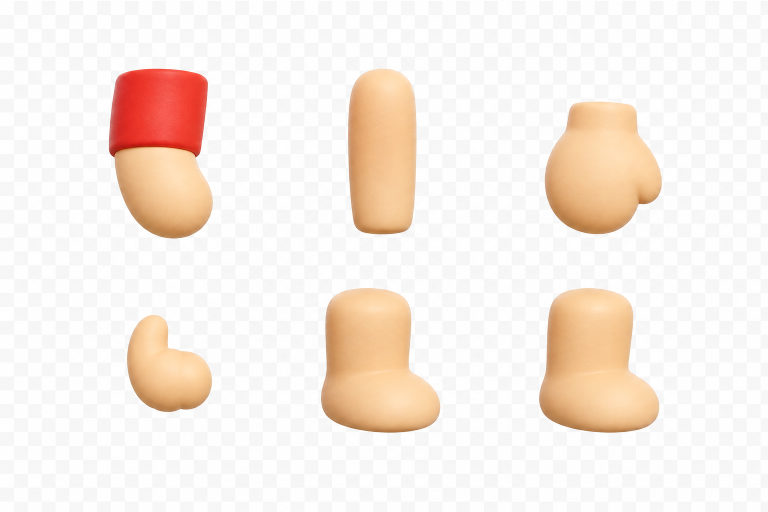
#> input picture artwork/shu-motion/source/limb-sheet.png, 1536 x 1024 px (shown at 1/2 size)
$ python import-layers.py
#> lines starting #> are read from the running program, lines starting #| are printed output that depends on the picture
#!/usr/bin/env python3
"""Import the generated toy component sheet using its local Vision alpha mask.

Original raster sources (including the torso/face/lettering) are never changed.
The user-approved local cutout workflow is reused here. Only new limb sprites
are normalized to animation canvases; the original character stays unscaled.
"""
import hashlib
import json
from pathlib import Path
from PIL import Image, ImageChops, ImageFilter

HERE = Path(__file__).resolve().parent
ROOT = HERE.parents[1]
sheet = HERE / 'source/limb-sheet.png'
source_hash = hashlib.sha256(sheet.read_bytes()).hexdigest()
source = Image.open(sheet).convert('RGBA')
mask = Image.open(HERE / 'processed/limb-sheet-mask.png').convert('L').filter(ImageFilter.MinFilter(7))
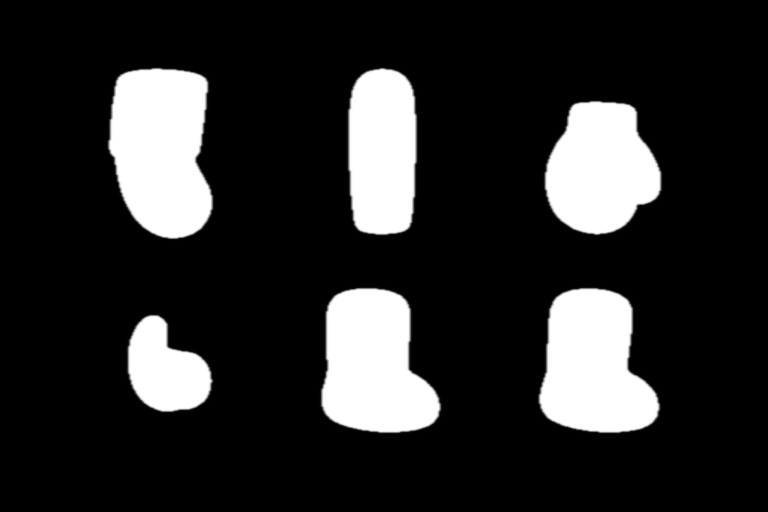
#> input picture artwork/shu-motion/processed/limb-sheet-mask.png, 1536 x 1024 px (shown at 1/2 size)
source.putalpha(mask)

def cell(column, row):
    im = source.crop((column * 512, row * 512, (column + 1) * 512, (row + 1) * 512))
    box = im.getchannel('A').point(lambda x: 255 if x > 4 else 0).getbbox()
    return im.crop(box)

def canvas_part(im, size, content):
    result = Image.new('RGBA', size)
    im = im.resize(content, Image.Resampling.LANCZOS)
    result.alpha_composite(im, ((size[0] - content[0]) // 2, (size[1] - content[1]) // 2))
    return result

layers = {
    'upper-arm': (canvas_part(cell(0, 0), (224, 576), (196, 544)), [.48, .13], [.53, .88]),
    'forearm': (canvas_part(cell(1, 0), (208, 624), (178, 588)), [.5, .10], [.5, .90]),
    'palm-back': (canvas_part(cell(2, 0), (240, 288), (206, 248)), [.5, .5], [.5, .9]),
    'fingers-front': (canvas_part(cell(0, 1).rotate(90, expand=True), (240, 288), (126, 100)), [.5, .5], [.5, .9]),
}
#> in cell, `box = im.getchannel('A').point(lambda x: 255 if x > 4 else 0).getbbox()`: box = (216, 137, 426, 477)
#> in canvas_part, `result = Image.new('RGBA', size)`: result: PIL image 224x576 RGBA; every value is 0
#> in canvas_part (call 2), `result = Image.new('RGBA', size)`: result: PIL image 208x624 RGBA; every value is 0
#> in canvas_part (call 3), `result = Image.new('RGBA', size)`: result: PIL image 240x288 RGBA; every value is 0

def leg(im):
    # Normalize the new toy's short leg and foot separately so the ankle stays
    # near the sole, rather than enlarging a foot whenever the knee bends.
    split = round(im.height * .60)
    result = Image.new('RGBA', (352, 672))
    stem = im.crop((0, 0, im.width, split)).resize((288, 472), Image.Resampling.LANCZOS)
    foot = im.crop((0, split - 2, im.width, im.height)).resize((288, 150), Image.Resampling.LANCZOS)
    result.alpha_composite(stem, (32, 28))
    result.alpha_composite(foot, (32, 496))
    return result

layers['leg-near'] = (leg(cell(1, 1)), [.43, .1], [.43, .75])
#> in cell (call 5), `im = source.crop((column * 512, row * 512, (column + 1) * 512, (row + ..`:
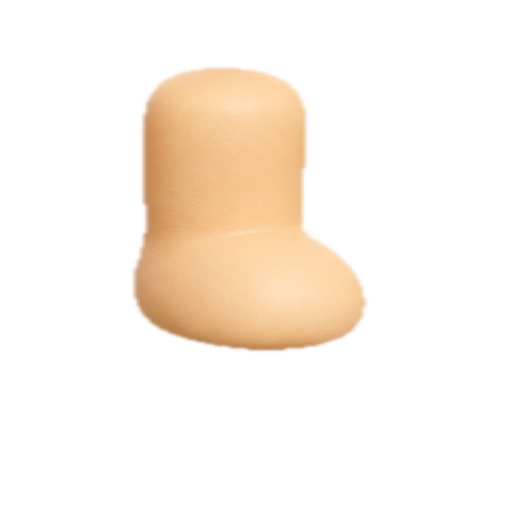
#> im: PIL image 512x512 RGBA; mean R, G, B, A 247.4, 238.2, 228.7, 46.6; transparent parts drawn white
#> in cell (call 5), `box = im.getchannel('A').point(lambda x: 255 if x > 4 else 0).getbbox()`: box = (130, 65, 370, 353)
#> in cell (call 5), `return im.crop(box)`:
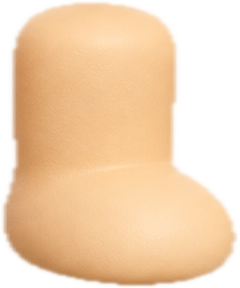
#> returned value: PIL image 240x288 RGBA; mean R, G, B, A 239.9, 205.5, 169.1, 176.6; transparent parts drawn white
#> in leg, `split = round(im.height * .60)`: split = 173
#> in leg, `result = Image.new('RGBA', (352, 672))`: result: PIL image 352x672 RGBA; every value is 0
layers['leg-far'] = (leg(cell(2, 1)), [.43, .1], [.43, .75])
#> in cell (call 6), `im = source.crop((column * 512, row * 512, (column + 1) * 512, (row + ..`:
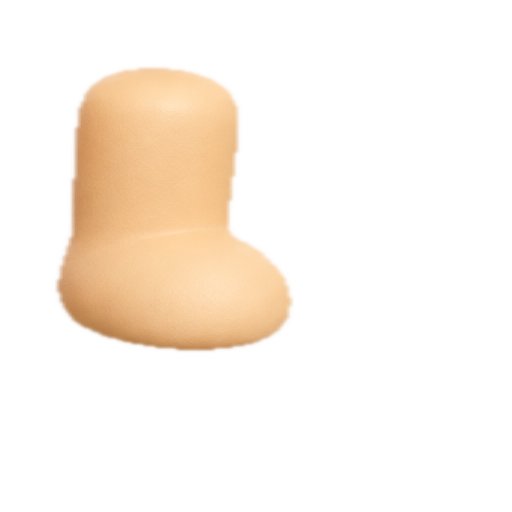
#> im: PIL image 512x512 RGBA; mean R, G, B, A 247.5, 238.4, 228.8, 46.4; transparent parts drawn white
#> in cell (call 6), `box = im.getchannel('A').point(lambda x: 255 if x > 4 else 0).getbbox()`: box = (53, 65, 296, 353)
#> in leg (call 2), `stem = im.crop((0, 0, im.width, split)).resize((288, 472), Image.Resam..`:
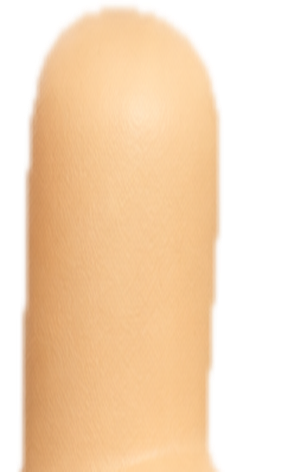
#> stem: PIL image 288x472 RGBA; mean R, G, B, A 159.5, 128.9, 96, 154.9; transparent parts drawn white
#> in leg (call 2), `foot = im.crop((0, split - 2, im.width, im.height)).resize((288, 150),..`:
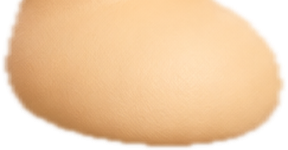
#> foot: PIL image 288x150 RGBA; mean R, G, B, A 203.6, 165.6, 124.6, 201.5; transparent parts drawn white
#> in leg (call 2), `result.alpha_composite(foot, (32, 496))`:
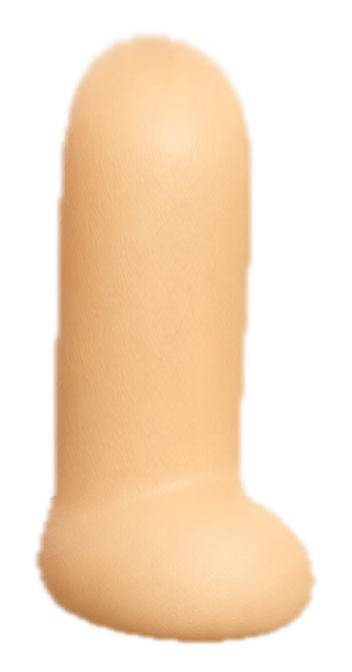
#> result: PIL image 352x672 RGBA; mean R, G, B, A 127.9, 103.6, 77.4, 125; transparent parts drawn white
manifest_path = ROOT / 'boringNotch/components/Island/Shu25DAssets.json'
#> (the run stopped early here; a loop or call above may not have finished)
